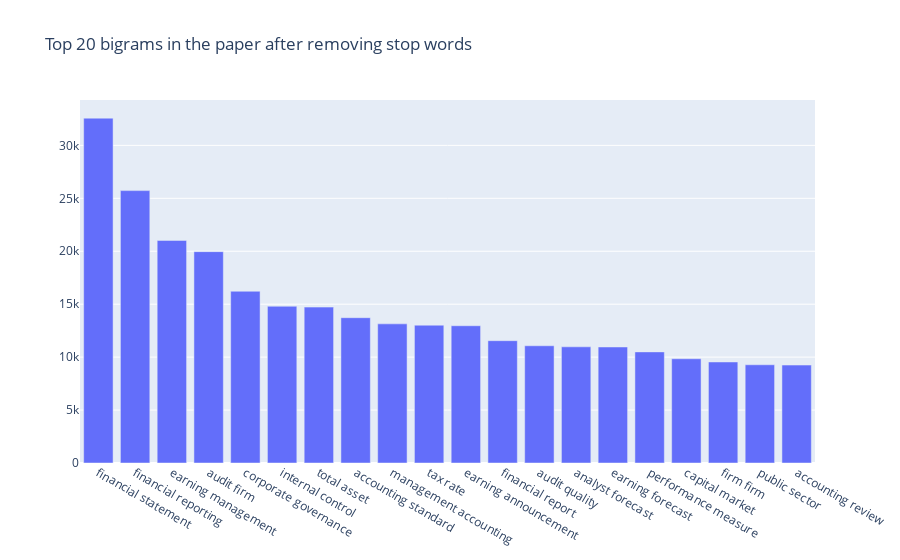

Notebook cell for this chart:
### Markdown cell above
## Bigrams

### Code cell
def get_top_n_bigram(corpus, n=None):
    vec = CountVectorizer(ngram_range=(2, 2), stop_words=stop_list).fit(corpus)
    bag_of_words = vec.transform(corpus)
    sum_words = bag_of_words.sum(axis=0) 
    words_freq = [(word, sum_words[0, idx]) for word, idx in vec.vocabulary_.items()]
    words_freq =sorted(words_freq, key = lambda x: x[1], reverse=True)
    return words_freq[:n]
common_words = get_top_n_bigram(dt3c['content_10'], NUM_OF_WORDS_IN_EACH_TOPIC)
df3 = pd.DataFrame(common_words, columns = ['bigram' , 'count'])

fig = go.Figure([go.Bar(x=df3['bigram'], y=df3['count'])])
fig.update_layout(title=go.layout.Title(text="Top {} bigrams in the paper after removing stop words".format(NUM_OF_WORDS_IN_EACH_TOPIC)))
fig.show()

### Figure 1 — Plotly figure (JSON) as saved in the notebook; plotly's stock layout.template omitted (floating-point values rounded to 4 significant figures)
{"data": [{"type": "bar", "x": ["financial statement", "financial reporting", "earning management", "audit firm", "corporate governance", "internal control", "total asset", "accounting standard", "management accounting", "tax rate", "earning announcement", "financial report", "audit quality", "analyst forecast", "earning forecast", "performance measure", "capital market", "firm firm", "public sector", "accounting review"], "y": [32571, 25727, 21023, 19964, 16221, 14804, 14724, 13724, 13141, 13017, 12964, 11553, 11072, 10973, 10957, 10494, 9845, 9541, 9278, 9249]}], "layout": {"title": {"text": "Top 20 bigrams in the paper after removing stop words"}}}
